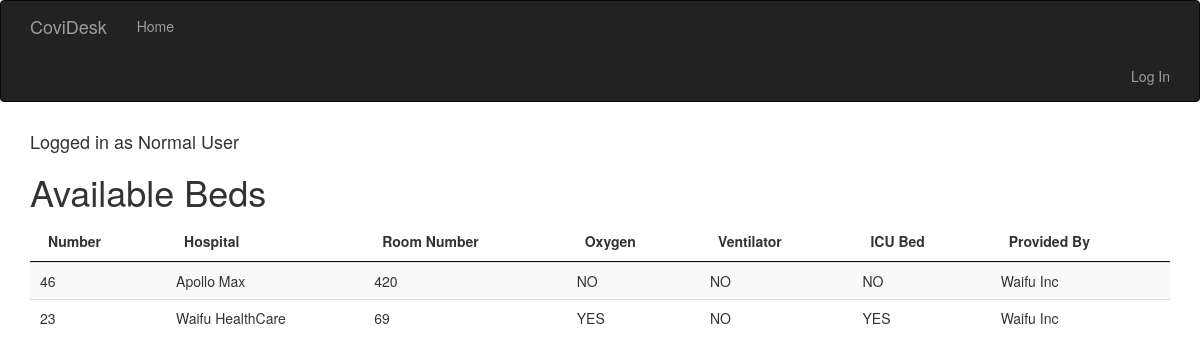
Before: / with the older database file.
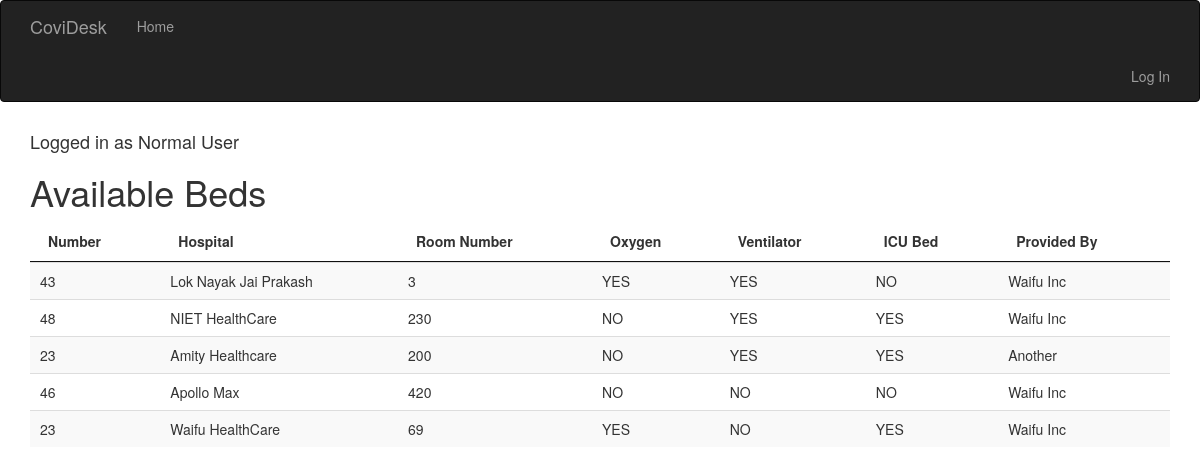
After: the same page with the newer database file.
### app/models.py (models this page shows, shortened)
class AvailableBeds(db.Model):
    __tablename__ = 'AvailableBeds'
    id = db.Column(db.Integer, primary_key=True)
    number = db.Column(db.Integer, nullable=False)
    hospital = db.Column(db.String(64), nullable=False)
    room_no = db.Column(db.String(8), nullable=False)
    with_oxygen = db.Column(db.Boolean, nullable=False)
    is_icu = db.Column(db.Boolean, nullable=False)
    with_ventilators = db.Column(db.Boolean, nullable=False)
    ngo_id = db.Column(db.Integer, db.ForeignKey('ngos.id'))

class NGOs(UserMixin,db.Model):
    __tablename__ = 'ngos'
    id = db.Column(db.Integer, primary_key=True)
    name = db.Column(db.String(64), unique=True,
                    index=True, nullable=False)
    email = db.Column(db.String(64), unique=True,
                    nullable=False)
    pincode = db.Column(db.Integer, nullable=False)
    password_hash = db.Column(db.String(128))
    available_beds = db.relationship('AvailableBeds',
                    backref='ngo')
    @property
    def password(self):
        raise AttributeError('password is not a readable attribute')

### app/main/views.py (the view)
@main.route('/')
def index():
    if not session.get('name'):
        name = "Normal User"
    else:
        name = session.get('name')
    return render_template('index.html', name=name, beds=AvailableBeds.query.all()[::-1]), 200

### app/templates/index.html (shortened to what this page needs)
{% extends "base.html" %}
{% block page_content %}
    <h4>Logged in as {{ name }}</h4>
    <h1>Available Beds</h1>
    <table id="data" class="table table-striped">
        <thead>
          <tr>
            <th>Number</th>
            <th>Hospital</th>
            <th>Room Number</th>
            <th>Oxygen</th>
            <th>Ventilator</th>
            <th>ICU Bed</th>
            <th>Provided By</th>
          </tr>
        </thead>
        <tbody>
          {% for bed in beds %}
            <tr>
              <td>{{ bed.number }}</td>
              <td>{{ bed.hospital }}</td>
              <td>{{ bed.room_no }}</td>
              <td>{{ "YES" if bed.with_oxygen else "NO"}}</td>
              <td>{{ "YES" if bed.with_ventilators else "NO"}}</td>
              <td>{{ "YES" if bed.is_icu else "NO"}}</td>
              <td>{{ bed.ngo.name }}</td>
            </tr>
          {% endfor %}
        </tbody>
      </table>
{% endblock %}

### app/templates/base.html (shortened to what this page needs)
{% extends "bootstrap/base.html" %}
{% block styles %}
{{super()}}
<link rel="stylesheet" type="text/css" href="{{url_for('static',filename='datatables.css')}}">
{% endblock %}
{% block navbar %}
<div class="navbar navbar-inverse" role="navigation">
    <div class="container">
        <div class="navbar-header">
            <a class="navbar-brand" href="/">CoviDesk</a>
        </div>
        <div class="navbar-collapse collapse">
            <ul class="nav navbar-nav">
                <li><a href="/">Home</a></li>
            </ul>
        </div>
        <ul class="nav navbar-nav navbar-right">
            {% if current_user.is_authenticated %}
            <li><a href="{{ url_for('auth.logout') }}">Log Out</a></li>
            {% else %}
            <li><a href="{{ url_for('auth.login') }}">Log In</a></li>
            {% endif %}
        </ul>
    </div>
</div>
{% endblock %}
{% block content %}
<div class="container">
    {% block page_content %}{% endblock %}
</div>
{% endblock %}

### app/static/datatables.css (style rules this page uses)
table.dataTable { width: 100%; margin: 0 auto; clear: both; border-collapse: separate; border-spacing: 0; }
table.dataTable thead th, table.dataTable tfoot th { font-weight: bold; }
table.dataTable thead th, table.dataTable thead td { padding: 10px 18px; border-bottom: 1px solid #111; }
table.dataTable tbody tr { background-color: #ffffff; }
table.dataTable tbody th, table.dataTable tbody td { padding: 8px 10px; }
table.dataTable th, table.dataTable td { box-sizing: content-box; }

Changed rows visible on the page:
added AvailableBeds: number "43", hospital "Lok Nayak Jai Prakash", room_no "3", with_oxygen "YES", with_ventilators "YES", is_icu "NO", ngo.name "Waifu Inc"
added AvailableBeds: number "48", hospital "NIET HealthCare", room_no "230", with_oxygen "NO", with_ventilators "YES", is_icu "YES", ngo.name "Waifu Inc"
added AvailableBeds: number "23", hospital "Amity Healthcare", room_no "200", with_oxygen "NO", with_ventilators "YES", is_icu "YES", ngo.name "Another"
